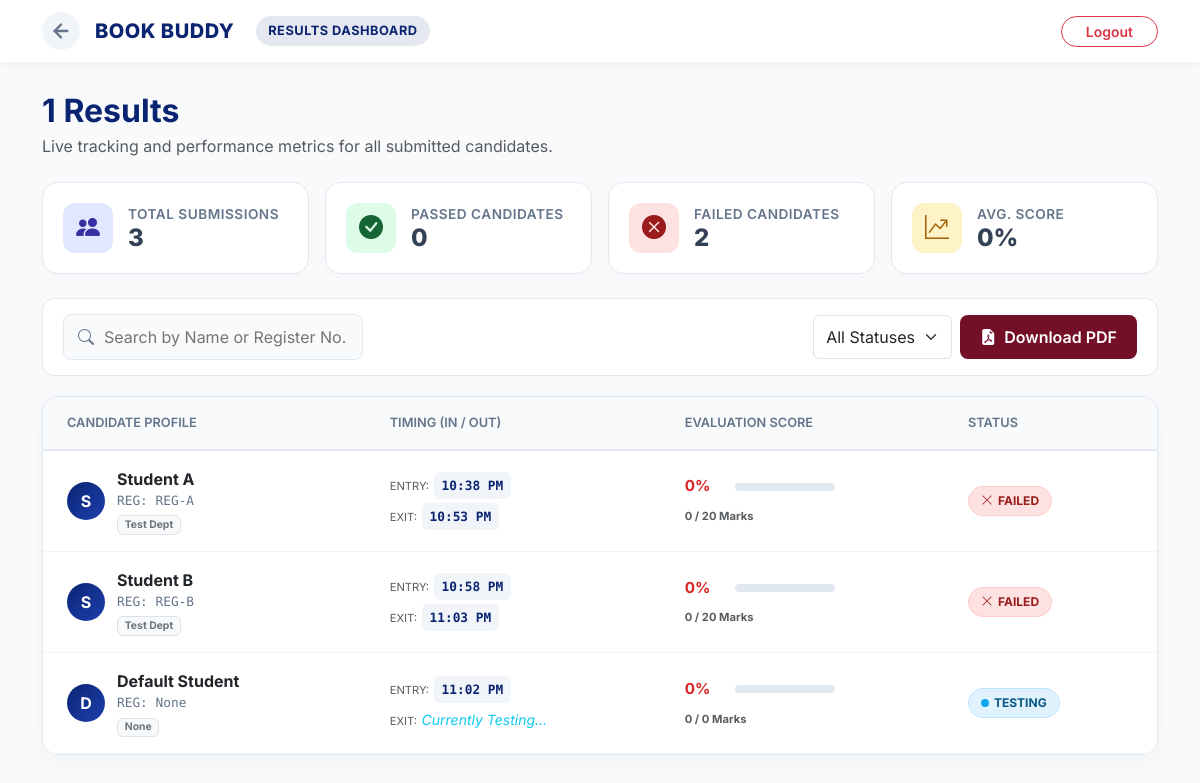
The app's page /admin/test-results/1 (signed in) with its own data.
### app.py (models this page shows, shortened)
class Testmaintain(db.Model):
    __tablename__ = 'test_maintain'
    id = db.Column(db.Integer, primary_key=True)
    test_title = db.Column(db.String(50))
    date = db.Column(db.Date)
    start_time = db.Column(db.DateTime)
    end_time = db.Column(db.DateTime)
    status = db.Column(db.String(20), default='draft')
    total_points = db.Column(db.Integer, default=0)
    question_id = db.Column(db.Integer, db.ForeignKey('question.id'), nullable=False)

class TestResult(db.Model):
    id = db.Column(db.Integer, primary_key=True)
    student_id = db.Column(db.Integer, db.ForeignKey('student.id'), nullable=False)
    test_id = db.Column(db.Integer, db.ForeignKey('test_maintain.id'), nullable=False)
    total_marks_obtained = db.Column(db.Integer, default=0)
    total_marks_possible = db.Column(db.Integer, default=0)
    percentage = db.Column(db.Float, default=0)
    status = db.Column(db.String(20), default='attempted')
    entry_time = db.Column(db.DateTime, default=ist_now) # Forced IST
    exit_time = db.Column(db.DateTime)
    submitted_at = db.Column(db.DateTime, default=ist_now) # Forced IST
    student = db.relationship('Student', backref='test_results')
    test = db.relationship('Testmaintain', backref='results')

class Student(UserMixin, db.Model):
    id = db.Column(db.Integer, primary_key=True)
    name = db.Column(db.String(50))
    register = db.Column(db.String(50)) # String prevents postgres crashing on alphanumeric IDs
    username = db.Column(db.String(15), unique=True)
    set_password = db.Column(db.String(100))
    verify_password = db.Column(db.String(100))
    department = db.Column(db.String(100))
    batch = db.Column(db.String(100))
    collage = db.Column(db.String(100))
    phone_no = db.Column(db.String(100))
    email = db.Column(db.String(60))
    approval = db.Column(db.Boolean, default=False)
    attend = db.Column(db.Boolean, default=False)

### app.py (the view)
@app.route('/admin/test-results/<int:test_id>')
@login_required
def test_results(test_id):
    test = Testmaintain.query.get_or_404(test_id)
    results = TestResult.query.filter_by(test_id=test_id).all()
    return render_template('admin_test_results.html', test=test, results=results)

### app.py (called while the page is built)
def ist_now():
    return datetime.now(IST_TZ).replace(tzinfo=None)

@app.context_processor
def inject_now():
    return {'now': ist_now()}

@login_manager.user_loader
def load_user(user_id):
    student = Student.query.get(int(user_id))
    if student:
        return student
    return User.query.get(int(user_id))

### templates/admin_test_results.html (shortened to what this page needs)
<!DOCTYPE html>
<html lang="en">
<head>
    <link href="https://cdn.jsdelivr.net/npm/bootstrap@5.3.0/dist/css/bootstrap.min.css" rel="stylesheet">
    <link rel="stylesheet" href="https://cdn.jsdelivr.net/npm/bootstrap-icons@1.11.1/font/bootstrap-icons.css">
</head>
<body>
    <nav class="navbar sticky-top">
        <div class="container d-flex justify-content-between align-items-center">
            <div class="d-flex align-items-center">
                <a href="/admin/test_maintain" class="back-link" title="Back to Directory">
                    <svg width="22" height="22" viewBox="0 0 24 24" fill="none" stroke="currentColor" stroke-width="2.5" stroke-linecap="round" stroke-linejoin="round">
                        <line x1="19" y1="12" x2="5" y2="12"></line>
                        <polyline points="12 19 5 12 12 5"></polyline>
                    </svg>
                </a>
                <a class="brand-wrapper" href="/admin">
                    <h2 class="brand-name d-none d-sm-block">BOOK BUDDY</h2>
                    <span class="admin-badge d-none d-md-inline-block">RESULTS DASHBOARD</span>
                </a>
            </div>
            <div class="ms-auto">
                <a href="/logout" class="btn btn-outline-danger btn-sm px-4 rounded-pill fw-semibold">Logout</a>
            </div>
        </div>
    </nav>
    <main class="container">
        <div class="mb-4">
            <h2 class="fw-bold mb-1" style="color: var(--brand-navy);">{{ test.test_title|default('Assessment') }} Results</h2>
            <p class="text-muted">Live tracking and performance metrics for all submitted candidates.</p>
        </div>
        <div class="row g-3 mb-4">
            <div class="col-6 col-md-3">
                <div class="summary-card">
                    <div class="summary-icon icon-blue"><i class="bi bi-people-fill"></i></div>
                    <div class="summary-info">
                        <p>Total Submissions</p>
                        <h3>{{ results|length }}</h3>
                    </div>
                </div>
            </div>
            <div class="col-6 col-md-3">
                <div class="summary-card">
                    <div class="summary-icon icon-green"><i class="bi bi-check-circle-fill"></i></div>
                    <div class="summary-info">
                        <p>Passed Candidates</p>
                        <h3>{{ results|selectattr('status', 'equalto', 'passed')|list|length }}</h3>
                    </div>
                </div>
            </div>
            <div class="col-6 col-md-3">
                <div class="summary-card">
                    <div class="summary-icon icon-red"><i class="bi bi-x-circle-fill"></i></div>
                    <div class="summary-info">
                        <p>Failed Candidates</p>
                        <h3>{{ results|selectattr('status', 'equalto', 'failed')|list|length }}</h3>
                    </div>
                </div>
            </div>
            <div class="col-6 col-md-3">
                <div class="summary-card">
                    <div class="summary-icon icon-yellow"><i class="bi bi-graph-up-arrow"></i></div>
                    <div class="summary-info">
                        <p>Avg. Score</p>
                        {% set total_score = results|map(attribute='percentage')|sum %}
                        {% set count = results|length %}
                        <h3>{% if count > 0 %}{{ (total_score / count)|round|int }}%{% else %}0%{% endif %}</h3>
                    </div>
                </div>
            </div>
        </div>
        <div class="controls-section">
            <div class="search-wrapper">
                <i class="bi bi-search"></i>
                <input type="text" id="searchInput" placeholder="Search by Name or Register No..." onkeyup="filterTable()">
            </div>
            <div class="d-flex gap-2">
                <select id="statusFilter" class="form-select" style="width: auto;" onchange="filterStatus()">
                    <option value="All">All Statuses</option>
                </select>
                <button type="button" class="btn btn-custom-crimson" onclick="exportToPDF()">
                    <i class="bi bi-file-earmark-pdf-fill me-2"></i>Download PDF
                </button>
            </div>
        </div>
        <div class="card table-card mb-5">
            <div class="table-responsive">
                <table id="resultsTable" class="table align-middle mb-0">
                    <thead>
                        <tr>
                            <th class="ps-4">Candidate Profile</th>
                            <th>Timing (In / Out)</th>
                            <th>Evaluation Score</th>
                            <th>Status</th>
                        </tr>
                    </thead>
                    <tbody id="tableBody">
                        {% for r in results %}
                        {% set score_class = 'score-high' if r.percentage >= 70 else ('score-med' if r.percentage >= 40 else 'score-low') %}
                        {% set row_status = 'Passed' if r.status == 'passed' else ('Failed' if r.status == 'failed' else 'Live') %}
                        <tr class="status-row" data-status="{{ row_status }}">
                            <td class="ps-4">
                                <div class="student-meta">
                                    <div class="avatar-box">{{ r.student.name[0]|upper if r.student else '?' }}</div>
                                    <div>
                                        <div class="fw-bold text-dark">{{ r.student.name if r.student else 'Unknown Student' }}</div>
                                        <div class="reg-no">REG: {{ r.student.register if r.student else 'N/A' }}</div>
                                        <div class="badge bg-light text-secondary border mt-1" style="font-size: 0.65rem;">{{ r.student.department if r.student else 'N/A' }}</div>
                                    </div>
                                </div>
                            </td>
                            <td>
                                <div class="d-flex flex-column gap-1">
                                    <div><small class="text-muted" style="font-size: 0.7rem; text-transform: uppercase;">Entry:</small> <span class="time-box">{{ r.entry_time.strftime('%I:%M %p') if r.entry_time else 'N/A' }}</span></div>
                                    {% if r.exit_time %}
                                        <div><small class="text-muted" style="font-size: 0.7rem; text-transform: uppercase;">Exit:</small> <span class="time-box">{{ r.exit_time.strftime('%I:%M %p') }}</span></div>
                                    {% else %}
                                        <div><small class="text-muted" style="font-size: 0.7rem; text-transform: uppercase;">Exit:</small> <span class="text-info small fst-italic">Currently Testing...</span></div>
                                    {% endif %}
                                </div>
                            </td>
                            <td>
                                {% if r.exit_time or r.status %}
                                    <div class="score-container {{ score_class }}">
                                        <span class="score-text">{{ "%.0f"|format(r.percentage) }}%</span>
                                        <div class="progress">
                                        </div>
                                    </div>
                                    <div class="mt-1">
                                        <small class="text-muted fw-bold" style="font-size: 0.7rem;">{{ r.total_marks_obtained }} / {{ r.total_marks_possible }} Marks</small>
                                    </div>
                                {% else %}
                                    <span class="text-muted small">Score pending...</span>
                                {% endif %}
                            </td>
                            <td class="pe-4">
                                {% if r.status == 'passed' %}
                                    <span class="status-badge status-passed"><i class="bi bi-check2-all"></i> Passed</span>
                                {% elif r.status == 'failed' %}
                                    <span class="status-badge status-failed"><i class="bi bi-x-lg"></i> Failed</span>
                                {% else %}
                                    <span class="status-badge status-live"><span class="pulse-dot"></span> Testing</span>
                                {% endif %}
                            </td>
                        </tr>
                        {% endfor %}
                    </tbody>
                </table>
            </div>
        </div>
    </main>
</body>
</html>

### records on screen
Testmaintain: test_title "1"
TestResult: student "S", student "Student A", student "REG-A", student "Test Dept", entry_time "10:38 PM", exit_time "10:53 PM", percentage "0", total_marks_obtained "0", total_marks_possible "20", status "failed" (drawn)
TestResult: student "S", student "Student B", student "REG-B", student "Test Dept", entry_time "10:58 PM", exit_time "11:03 PM", percentage "0", total_marks_obtained "0", total_marks_possible "20", status "failed" (drawn)
TestResult: student "D", student "Default Student", student "None", entry_time "11:02 PM", shows "EXIT:", percentage "0", total_marks_obtained "0", total_marks_possible "0", status "in_progress" (drawn)

### other values on screen
{{ results|length }} "3"
{{ results|selectattr('status', 'equalto', 'passed')|list|length }} "0"
{{ results|selectattr('status', 'equalto', 'failed')|list|length }} "2"
{{ (total_score / count)|round|int }} "0"
